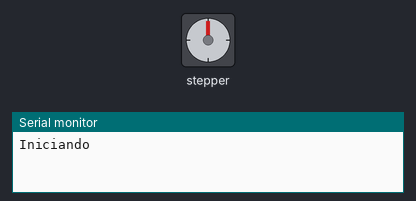
Recording of a sketch running on a simulated Arduino Uno, built with avr-gcc and run on an emulated ATmega328P. Shown: stepper motor, the last lines printed to the serial monitor. Wiring (inferred from the names in the program): stepper motor driver (200 steps per turn assumed): step pin 6; direction pin 5; enable pin 3.

Above: at 0.05 s.
At 5.15 s:
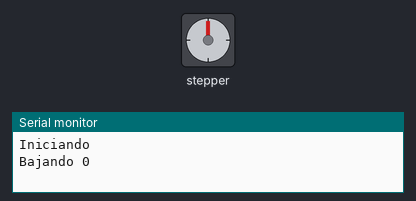
At 8.55 s:
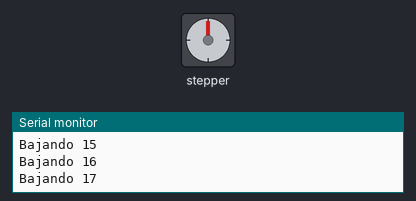
At 17.25 s:
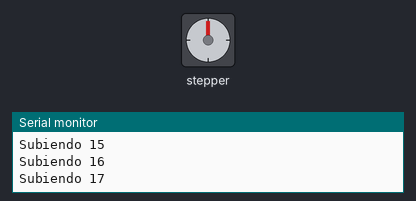
Timing chart, 0 to 22.5 s (numbered marks = the images above):
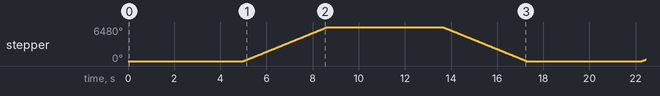

Measured:
- by itself, stepper: turns 6480° clockwise in 3.6 s, then 6480° counter-clockwise in 3.6 s, repeating every 17.3 s

The sketch:

stepper_subeybaja.ino
```cpp
#define STEP 6
#define DIR 5
#define ENABLE 3
bool k=false;

void setup() {
  // put your setup code here, to run once:
Serial.begin(9600);
pinMode(STEP, OUTPUT);
pinMode (DIR, OUTPUT);
pinMode (ENABLE, OUTPUT);
Serial.println("Iniciando");
}

void loop() {
delay (5000);
if(k){
  k=false;
}
else{
  k=true;
}
  digitalWrite(ENABLE, LOW);
  for(int j=0; j<18; j++)
  {
    if(k){
      Serial.print("Bajando ");
    }
    else{
      Serial.print("Subiendo ");
    }
    digitalWrite (DIR, k);
    Serial.println(j);
    for(int i = 0; i < 200 ; i++)
    {
      digitalWrite (STEP, HIGH);
      delayMicroseconds (500);
      digitalWrite (STEP, LOW);
      delayMicroseconds(500);
    }
  }
digitalWrite(ENABLE, HIGH);

}
```
